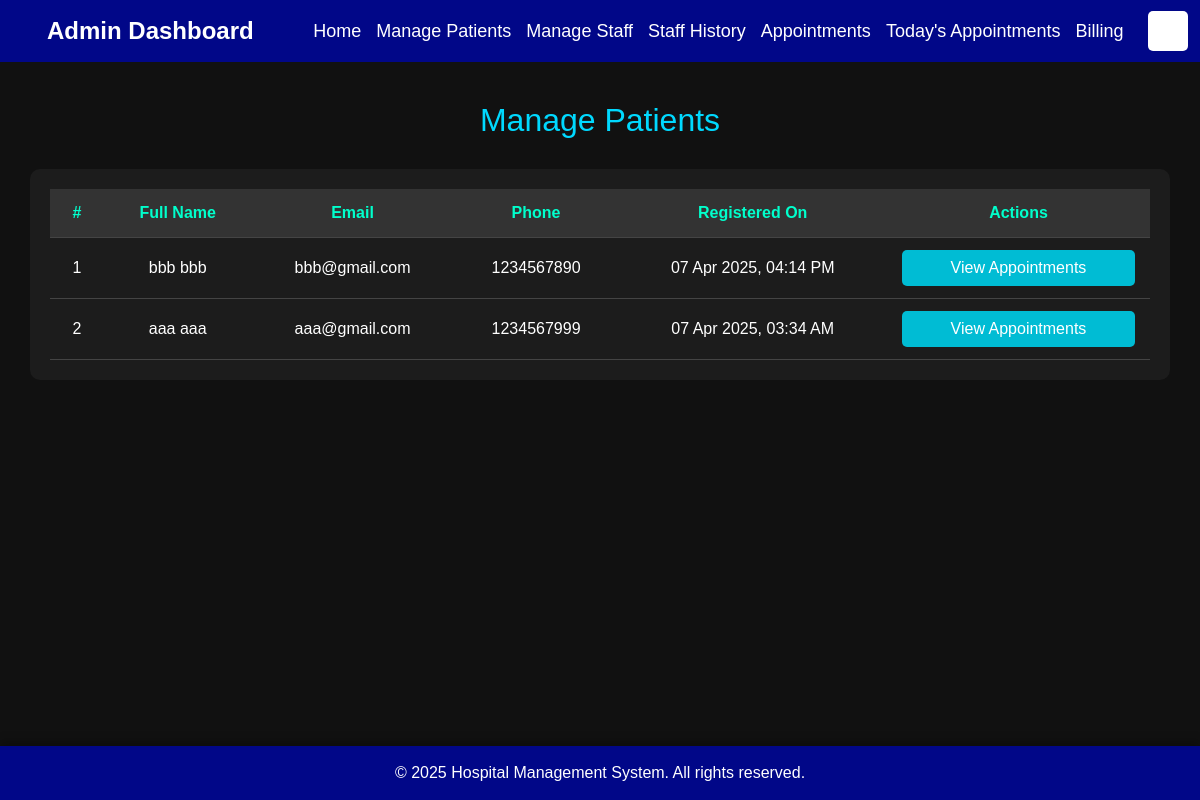
Screenshot of /manage_patients.php (signed in) with the database file from the repository.
### tables this page shows
CREATE TABLE `users` (
  `id` int NOT NULL,
  `first_name` varchar(255) NOT NULL,
  `middle_name` varchar(255) DEFAULT NULL,
  `last_name` varchar(255) NOT NULL,
  `gender` enum('Male','Female','Other') NOT NULL,
  `age` int NOT NULL,
  `blood_group` enum('A+','A-','B+','B-','O+','O-','AB+','AB-') NOT NULL,
  `mobile_number` varchar(15) NOT NULL,
  `email` varchar(255) NOT NULL,
  `password` varchar(255) NOT NULL,
  `created_at` timestamp NOT NULL DEFAULT CURRENT_TIMESTAMP
);

### manage_patients.php (the view, shortened to what this page needs)
<?php
include 'header3.php';
$conn = new mysqli("localhost", "root", "root", "hms");
$result = $conn->query("SELECT id, first_name, last_name, email, mobile_number, created_at FROM users ORDER BY created_at DESC");
?>
<!DOCTYPE html>
<html lang="en">
<head>
</head>
<body>
    <h2>Manage Patients</h2>
    <div class="table-container">
        <?php if ($result->num_rows > 0): ?>
        <table>
            <thead>
                <tr>
                    <th>#</th>
                    <th>Full Name</th>
                    <th>Email</th>
                    <th>Phone</th>
                    <th>Registered On</th>
                    <th>Actions</th>
                </tr>
            </thead>
            <tbody>
                <?php $count = 1; while($row = $result->fetch_assoc()): ?>
                <tr>
                    <td><?= $count++; ?></td>
                    <td><?= htmlspecialchars($row['first_name'] . ' ' . $row['last_name']) ?></td>
                    <td><?= htmlspecialchars($row['email']) ?></td>
                    <td><?= htmlspecialchars($row['mobile_number']) ?></td>
                    <td><?= date("d M Y, h:i A", strtotime($row['created_at'])) ?></td>
                    <td>
                        <a href="view_patient_appointments.php?user_id=<?= $row['id'] ?>">
                            <button class="btn view-btn">View Appointments</button>
                        </a>
                    </td>
                </tr>
                <?php endwhile; ?>
            </tbody>
        </table>
        <?php else: ?>
            <div class="no-data">No patients found.</div>
        <?php endif; ?>
    </div>
</body>
</html>
<?php include 'footer.php'; ?>

### style.css (style rules this page uses)
* { margin: 0; padding: 0; box-sizing: border-box; font-family: 'Poppins', sans-serif; }
body { background: rgba(0, 0, 0, 0.7); color: white; padding-top: 80px; margin-top: 1px; margin-bottom: 80px; }
button { background: #00aaff; color: white; border: none; padding: 12px; width: 100%; border-radius: 5px; font-size: 18px; cursor: pointer; transition: 0.3s; }

### manage_patients.php (style rules this page uses)
body { background: #111; color: #fff; padding: 100px 30px 30px; font-family: Arial, sans-serif; }
h2 { text-align: center; color: #00d9ff; margin-bottom: 30px; }
.table-container { background: #1c1c1c; padding: 20px; border-radius: 10px; }
table { width: 100%; border-collapse: collapse; color: #fff; }
th, td { padding: 12px 15px; border-bottom: 1px solid #444; text-align: center; }
th { background-color: #333; color: #00ffcc; }
.btn { padding: 6px 12px; border: none; border-radius: 5px; cursor: pointer; color: white; }
.view-btn { background-color: #00bcd4; }

### rows the page displays
users: first_name+last_name "bbb bbb", email "bbb@gmail.com", mobile_number "1234567890", created_at "07 Apr 2025, 04:14 PM"
users: first_name+last_name "aaa aaa", email "aaa@gmail.com", mobile_number "1234567999", created_at "07 Apr 2025, 03:34 AM"
